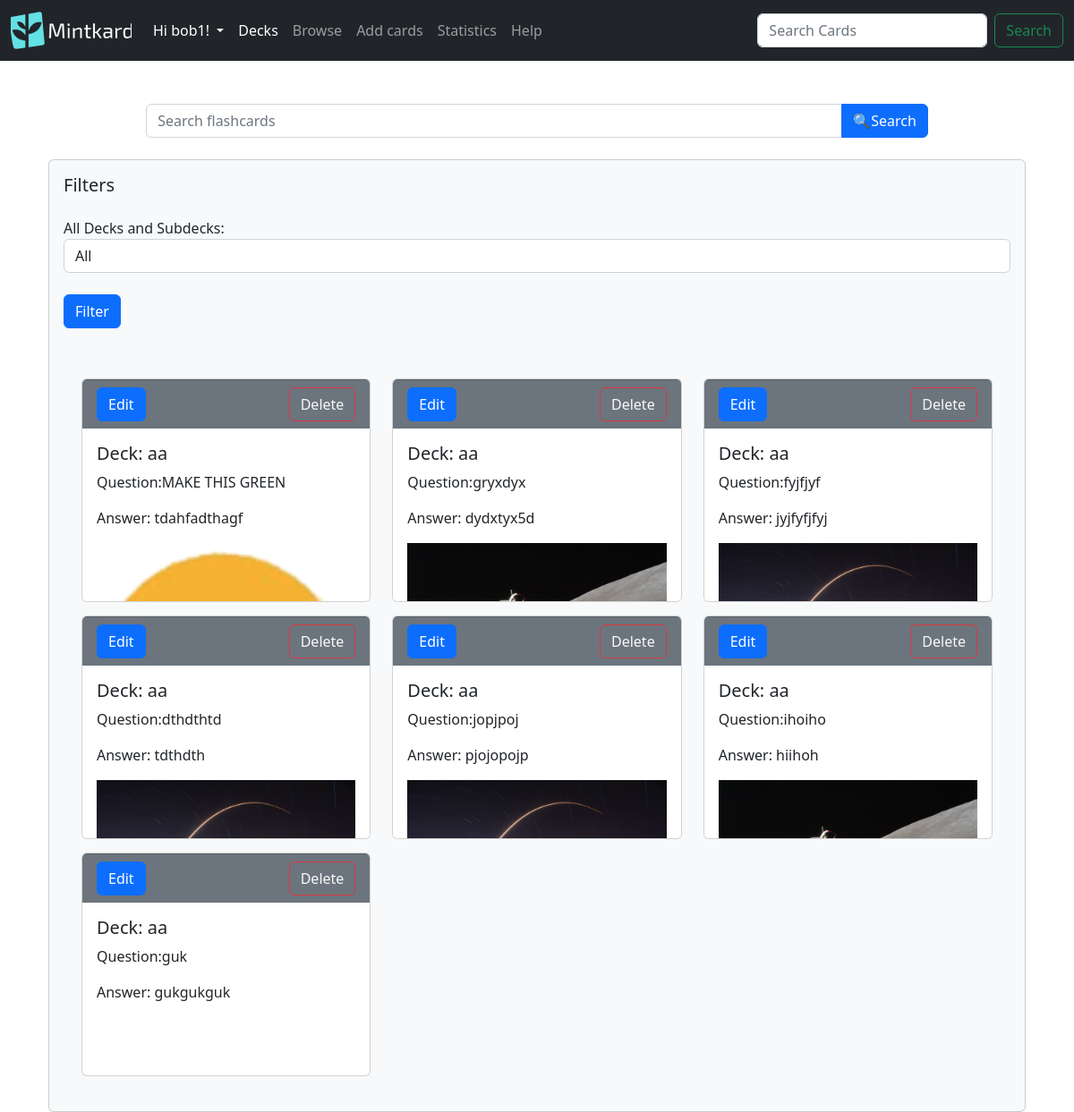
Page /decks/browse (signed in) on the committed database.
### mintkard/models.py (models this page shows, shortened)
class User(db.Model,UserMixin):
    id = db.Column(db.Integer,primary_key= True)
    username = db.Column(db.String(100), unique = True)
    email = db.Column(db.String(75),unique=True)
    password = db.Column(db.String(150))
    decks = db.relationship('Deck',backref = 'user_decks',lazy=True)#stores all the decks that the owner owns, in the parents class

class Card(db.Model):
    id = db.Column(db.Integer, primary_key=True)#Primary key
    question = db.Column(db.String(200))
    answer = db.Column(db.String(400))
    last_study = db.Column(db.DateTime(timezone=True))
    is_new = db.Column(db.Boolean, default=True)
    interval = db.Column(db.Integer)
    easiness_factor = db.Column(db.Integer)
    quality = db.Column(db.Integer)
    image_hash = db.Column(db.String, nullable=True)#new
    deck_id = db.Column(db.Integer, db.ForeignKey('deck.id'))#One to many relationship with decks

class Deck(db.Model):
    id = db.Column(db.Integer, primary_key=True)
    name = db.Column(db.String(100),nullable=False)
    description = db.Column(db.String(100))
    date = db.Column(db.DateTime(timezone=True),default=func.now())
    image_hash = db.Column(db.String, nullable=True)#new
    parent_id = db.Column(db.Integer, db.ForeignKey('deck.id'))#This is the foreign key for the parent deck
    children_deck = db.relationship('Deck',backref=db.backref('parent', remote_side=[id]),primaryjoin='Deck.parent_id == Deck.id')#This is the relationship for the child deck, the backref is the parent deck, the primaryjoin is the foreign key for the child deck
    cards = db.relationship('Card',lazy= True,cascade='all, delete-orphan',backref='deck')#cascade will delete all the cards in the deck if its deleted
    user_id = db.Column(db.Integer, db.ForeignKey('user.id'))

### mintkard/decks.py (the view, shortened to what this page needs)
@login_required
@decks.route('/browse',methods=['GET','POST'])
def browse():
    deck_dict = deck_id_dict(g.fmanager.user.decks)
    if request.form.get('filter') == 'All':
        selected_id = request.form.get('filter')
    else:
        selected_id = int(request.form.get('filter')) if request.form.get('filter') is not None else None
    if request.form.get('delete_card'):
        card_id = request.form['delete_card']
        try:
            card_to_delete = Card.query.get(card_id)
            db.session.delete(card_to_delete)
        except Exception as e:
            flash('Error locating card: {}'.format(e),category='danger')
        db.session.commit()
    elif request.args.get('search'):
        search_term = request.args.get('search')
        try:
            cards = db.session.query(Card).filter(Card.question.like('%{}%'.format(search_term)) | (Card.answer.like('%{}%'.format(search_term)))).all()
        except Exception as e:
            flash('Error searching for cards: {}'.format(e),category='danger')
    else:
        try:
            cards = g.fmanager.get_all_cards()
        except Exception as e:
            flash('Error locating decks: {}'.format(e),category='danger')
    try:
        root_deck = [deck for deck in g.fmanager.user.decks if deck.parent_id == None]# used in the filter dropdown option
    except Exception as e:
        flash('Error locating decks: {}'.format(e),category='danger')
    return render_template("browse.html",cards = cards,decks=root_deck,selected_id=selected_id,all_decks = g.fmanager.user.decks,deck_dict=deck_dict)

### mintkard/decks.py (called while the page is built)
@decks.before_request
@login_required
def before_request():
    try:
        g.fmanager = FlashcardManager(user=current_user.id, app=current_app)
        g.fmanagerstats = FlashcardManagerStats(user=current_user.id, app=current_app)
        g.fmanagerstats_public = FlashcardManagerPublicStats(user=None,app=current_app)#there is no user as it gets the apps average data
    except Exception as e:
        flash('Error inilizing flashcard manager: {}'.format(e),category='danger')

def deck_id_dict(decks):
    deck_dict ={}
    for d in decks:
        deck_dict[d.id] = d.name
    return deck_dict

    def get_all_cards(self) -> List[Card]:
        cards = []
        for deck in self.user.decks:
            if deck.parent_id is None:# so it starts from the top of the tree, as decks gets all the decks.
                cards.extend(self.get_cards_from_deck(deck))
        return cards

    def get_cards_from_deck(self,deck: Deck) -> List[Card]:
        cards = deck.cards#gets the cards in the currrent deck, but cards in child_decks are not collected yet, till the recursion
        print('ID IS',deck.id)
        print('Cards are',deck.cards)
        for child_deck in deck.children_deck:
            cards.extend(self.get_cards_from_deck(child_deck))
        return cards

### mintkard/templates/browse.html (shortened to what this page needs)
{% extends 'layout.html' %}
{% block body %}
<div class="container mt-5">
  <form class="input-group mb-4" style="width:80%;margin: auto;">
    <input type="text" class="col-auto form-control" name="search" placeholder="Search flashcards">
    <button type="submit" class="col-auto btn btn-primary ">🔍Search</button>
  </form>
  <div class="card bg-light mt-3">
    <div class="card-body">
      <h5 class="card-title mb-4">Filters</h5>
      <form method="POST">
        <div class="form-group">
          <label for="deck-filter">All Decks and Subdecks:</label>
          <select class="form-control" name="filter">
            <option value ="All">All</option>
          </select>
        </div>
        <button class="btn btn-primary my-4" type="submit">Filter</button>
      </form>
      <br>
  <div class="row m-2" id="flashcard-cards">
    {% for card in cards %}
    <div class="col-sm-6 col-md-4" style="margin-bottom: 15px;">
      <div class="card" id="revision-card">
        <div class="card-footer d-flex justify-content-between bg-secondary text-dark">
          <a class="btn btn-primary" id="edit" href="/decks/edit/{{card.id}}">Edit</a>
          <form method="post">
            <button class="btn btn-outline-danger text-light" type="submit" name="delete_card" value="{{card.id}}"
              onclick="confirm('Are you sure you want to delete the card? press ok to confirm this.')" ;>Delete</button>
          </form>
        </div>
        <div class="card-body">
        {% if deck_dict.get(card.deck_id) %}
          <h5 class="card-title">Deck: {{deck_dict.get(card.deck_id)}}</h5>
        {% else %}
          <h5 class="card-title">Deck id: {{card.deck_id}} was not found</h5>
        {% endif %}
          <p class="card-text">Question:{{card.question}}</p>
          <p class="card-text">Answer: {{card.answer}}</p>
          {% if card.image_hash %}
            <img src="/static/user_images/{{card.image_hash}}" class="card-img-bottom">
          {% endif %}
        </div>
      </div>
    </div>
    {% endfor%}
  </div>
  {% endblock %}

### mintkard/templates/layout.html (shortened to what this page needs)
<!DOCTYPE html>
<html lang="en">
<head>
    <link rel="stylesheet" href="https://cdnjs.cloudflare.com/ajax/libs/font-awesome/4.7.0/css/font-awesome.min.css">
</head>
<link href="https://cdn.jsdelivr.net/npm/bootstrap@5.2.3/dist/css/bootstrap.min.css" rel="stylesheet"
>
<body>
    <nav class="navbar navbar-expand-lg navbar-dark bg-dark">
        <div class="container-fluid">
            <a class="navbar-brand" href="/home"><img src="/static/logo.png" alt="Mintkard" width="135" height="42"></a>
            <div class="collapse navbar-collapse" id="navbarSupportedContent">
                <ul class="navbar-nav me-auto mb-2 mb-lg-0">
                    {% if current_user.is_authenticated %}
                    <li class="nav-item dropdown">
                        <a class="nav-link dropdown-toggle" href="#" id="navbarDropdown" role="button" data-bs-toggle="dropdown" aria-expanded="false" style="color:white">
                            Hi {{ current_user.username }}!
                        </a>
                    </li>
                    <li class="nav-item">
                        <a class="nav-link active" aria-current="page" href="/decks/">Decks</a>
                    </li>
                    <li class="nav-item">
                        <a class="nav-link" href="/decks/browse">Browse</a>
                    </li>
                    <li class="nav-item">
                        <a class="nav-link" href="/decks/create">Add cards</a>
                    </li>
                    <li class="nav-item">
                        <a class="nav-link" href="/decks/stats">Statistics</a>
                    </li>
                    <li class="nav-item">
                        <a class="nav-link" href="/decks/help">Help</a>
                    </li>
                    {% endif %}
                </ul>
                <form  action ="{{url_for('decks.browse')}}" class="d-flex">
                    <input class="form-control me-2" name ="search" type="search" placeholder="Search Cards" aria-label="Search">
                    <button class="btn btn-outline-success" type="submit">Search</button>
                </form>
            </div>
        </div>
    </nav>
    <div class="container mt-5">
    {% block body %}{% endblock %}
    </div>
</body>
</html>

### mintkard/templates/browse.html (style rules this page uses)
#revision-card { height: 250px; overflow-y: auto; }

### rows in the picture
User: username "bob1"
Card: {{ card.id }} 3 (drawn), question "MAKE THIS GREEN", answer "tdahfadthagf", image_hash (picture)
Deck: get "aa"
Card: {{ card.id }} 6 (drawn), question "gryxdyx", answer "dydxtyx5d", image_hash (picture)
Card: {{ card.id }} 7 (drawn), question "fyjfjyf", answer "jyjfyfjfyj", image_hash (picture)
Card: {{ card.id }} 8 (drawn), question "dthdthtd", answer "tdthdth", image_hash (picture)
Card: {{ card.id }} 9 (drawn), question "jopjpoj", answer "pjojopojp", image_hash (picture)
Card: {{ card.id }} 10 (drawn), question "ihoiho", answer "hiihoh", image_hash (picture)
Card: {{ card.id }} 11 (drawn), question "guk", answer "gukgukguk"
